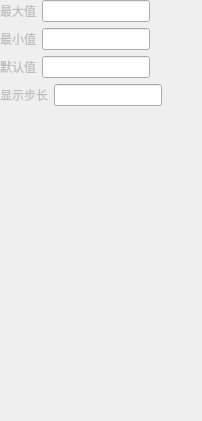
          <widget class="QWidget" name="disScrollpage">
           <layout class="QGridLayout" name="gridLayout_12">
            <property name="leftMargin">
             <number>0</number>
            </property>
            <property name="topMargin">
             <number>0</number>
            </property>
            <property name="rightMargin">
             <number>0</number>
            </property>
            <property name="bottomMargin">
             <number>0</number>
            </property>
            <item row="0" column="0">
             <layout class="QHBoxLayout" name="horizontalLayout_28">
              <item>
               <widget class="QLabel" name="label_49">
                <property name="enabled">
                 <bool>false</bool>
                </property>
                <property name="text">
                 <string>最大值</string>
                </property>
               </widget>
              </item>
              <item>
               <widget class="QLineEdit" name="disScrollMax"/>
              </item>
              <item>
               <spacer name="horizontalSpacer_18">
                <property name="orientation">
                 <enum>Qt::Horizontal</enum>
                </property>
                <property name="sizeHint" stdset="0">
                 <size>
                  <width>40</width>
                  <height>20</height>
                 </size>
                </property>
               </spacer>
              </item>
             </layout>
            </item>
            <item row="1" column="0">
             <layout class="QHBoxLayout" name="horizontalLayout_29">
              <item>
               <widget class="QLabel" name="label_50">
                <property name="enabled">
                 <bool>false</bool>
                </property>
                <property name="text">
                 <string>最小值</string>
                </property>
               </widget>
              </item>
              <item>
               <widget class="QLineEdit" name="disScrollMin"/>
              </item>
              <item>
               <spacer name="horizontalSpacer_19">
                <property name="orientation">
                 <enum>Qt::Horizontal</enum>
                </property>
                <property name="sizeHint" stdset="0">
                 <size>
                  <width>40</width>
                  <height>20</height>
                 </size>
                </property>
               </spacer>
              </item>
             </layout>
            </item>
            <item row="2" column="0">
             <layout class="QHBoxLayout" name="horizontalLayout_31">
              <item>
               <widget class="QLabel" name="label_53">
                <property name="enabled">
                 <bool>false</bool>
                </property>
                <property name="text">
                 <string>默认值</string>
                </property>
               </widget>
              </item>
              <item>
               <widget class="QLineEdit" name="disScrollDefaul"/>
              </item>
              <item>
               <spacer name="horizontalSpacer_22">
                <property name="orientation">
                 <enum>Qt::Horizontal</enum>
                </property>
                <property name="sizeHint" stdset="0">
                 <size>
                  <width>40</width>
                  <height>20</height>
                 </size>
                </property>
               </spacer>
              </item>
             </layout>
            </item>
            <item row="3" column="0">
             <layout class="QHBoxLayout" name="horizontalLayout_30">
              <item>
               <widget class="QLabel" name="label_51">
                <property name="enabled">
                 <bool>false</bool>
                </property>
                <property name="text">
                 <string>显示步长</string>
                </property>
               </widget>
              </item>
              <item>
               <widget class="QLineEdit" name="disScrollStep"/>
              </item>
              <item>
               <spacer name="horizontalSpacer_20">
                <property name="orientation">
                 <enum>Qt::Horizontal</enum>
                </property>
                <property name="sizeHint" stdset="0">
                 <size>
                  <width>40</width>
                  <height>20</height>
                 </size>
                </property>
               </spacer>
              </item>
             </layout>
            </item>
            <item row="4" column="0">
             <spacer name="verticalSpacer_4">
              <property name="orientation">
               <enum>Qt::Vertical</enum>
              </property>
              <property name="sizeHint" stdset="0">
               <size>
                <width>20</width>
                <height>315</height>
               </size>
              </property>
             </spacer>
            </item>
           </layout>
          </widget>
